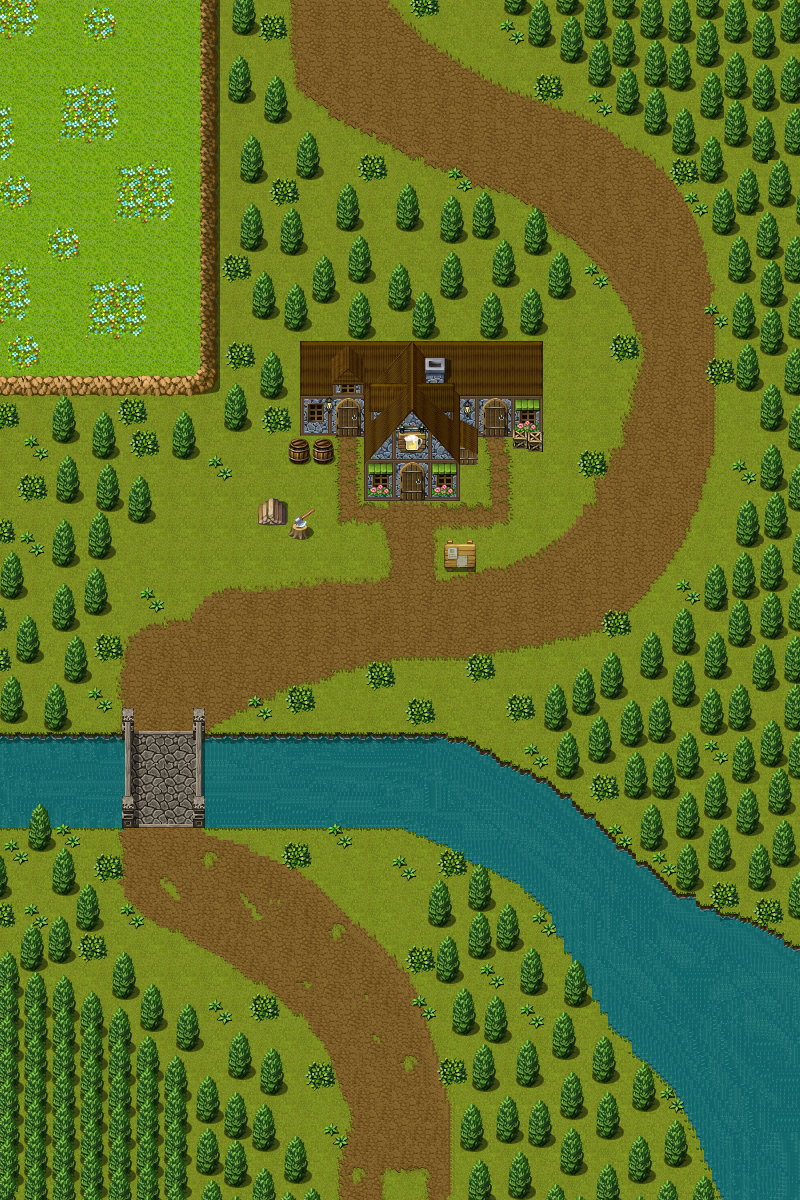

The image is a tile-based game level rendered from a .tmx file. Its description and source (layers, tilesets, objects; grid data summarised) follow:
An orthogonal 200x300 tile map with 4x4 px tiles, 4 tile layers (Ground Floor, Second Elevation, Houses, Trees), 6 tilesets and 129 objects.

<map version="1.0" tiledversion="1.0.3" orientation="orthogonal" renderorder="right-down" width="200" height="300" tilewidth="4" tileheight="4" nextobjectid="148">
 <tileset firstgid="1" source="../Game Tilesets/untitled.tsx" />
 <tileset firstgid="12289" source="../Game Tilesets/untitled1.tsx" />
 <tileset firstgid="28673" source="../Game Tilesets/untitled2.tsx" />
 <tileset firstgid="40961" source="../Game Tilesets/untitled4.tsx" />
 <tileset firstgid="57345" source="../Game Tilesets/untitled3.tsx" />
 <tileset firstgid="69633" source="../Game Tilesets/untitled5.tsx" />
 <layer name="Ground Floor" width="200" height="300">
  <data>[60000 cells, 60000 non-empty, 1644 distinct tile ids]</data>
 </layer>
 <layer name="Second Elevation" width="200" height="300">
  <data>[60000 cells, 758 non-empty, 178 distinct tile ids]</data>
 </layer>
 <layer name="Houses" width="200" height="300">
  <data>[60000 cells, 2920 non-empty, 2599 distinct tile ids]</data>
 </layer>
 <objectgroup name="Area Point 1">
  <object id="1" x="324.5" y="1192" width="139" height="8" />
 </objectgroup>
 <objectgroup name="Area point 2">
  <object id="96" x="288" y="0" width="124" height="12" />
 </objectgroup>
 <objectgroup name="Entrance to Tavern">
  <object id="97" x="400" y="492" width="24" height="8" />
 </objectgroup>
 <objectgroup name="Boundary">
  <object id="2" x="464" y="776" width="336" height="424" />
  <object id="3" x="440" y="1060" width="24" height="24" />
  <object id="4" x="452" y="848" width="12" height="188" />
  <object id="6" x="436" y="840" width="16" height="144" />
  <object id="7" x="408" y="948" width="28" height="20" />
  <object id="8" x="424" y="884" width="12" height="44" />
  <object id="9" x="0" y="728" width="128" height="100" />
  <object id="10" x="196" y="732" width="268" height="92" />
  <object id="11" x="196" y="824" width="268" height="4" />
  <object id="12" x="404" y="828" width="60" height="4" />
  <object id="13" x="416" y="832" width="48" height="8" />
  <object id="14" x="556" y="732" width="24" height="44" />
  <object id="15" x="544" y="684" width="56" height="48" />
  <object id="16" x="572" y="668" width="76" height="16" />
  <object id="17" x="600" y="652" width="64" height="16" />
  <object id="18" x="640" y="632" width="60" height="20" />
  <object id="19" x="672" y="608" width="88" height="24" />
  <object id="20" x="704" y="564" width="64" height="44" />
  <object id="21" x="736" y="500" width="48" height="64" />
  <object id="22" x="760" y="384" width="26.5" height="116" />
  <object id="23" x="736" y="260" width="44" height="132" />
  <object id="24" x="708" y="360" width="28" height="24" />
  <object id="25" x="612" y="340" width="24" height="16" />
  <object id="26" x="580" y="452" width="24" height="20" />
  <object id="27" x="728" y="204" width="8" height="80" />
  <object id="28" x="712" y="156" width="16" height="80" />
  <object id="29" x="672" y="112" width="40" height="68" />
  <object id="30" x="644" y="76" width="28" height="60" />
  <object id="31" x="616" y="52" width="28" height="64" />
  <object id="32" x="588" y="44" width="28" height="40" />
  <object id="33" x="560" y="12" width="28" height="52" />
  <object id="34" x="528" y="0" width="32" height="44" />
  <object id="35" x="504" y="0" width="24" height="16" />
  <object id="36" x="412" y="0" width="92" height="15.5" />
  <object id="37" x="536" y="76" width="24" height="20" />
  <object id="38" x="260" y="-0.5" width="28" height="40.5" />
  <object id="39" x="216.5" y="0" width="39.5" height="36" />
  <object id="40" x="256" y="16" width="4" height="20" />
  <object id="44" x="180" y="0" width="36" height="340" />
  <object id="45" x="360" y="156" width="28" height="24" />
  <object id="48" x="500" y="340" width="44" height="96" />
  <object id="50" x="512" y="436" width="32" height="16" />
  <object id="51" x="0.5" y="340" width="199.5" height="96" />
  <object id="52" x="364" y="436" width="36" height="64" />
  <object id="53" x="424" y="436" width="36" height="64" />
  <object id="54" x="460" y="436" width="20" height="28" />
  <object id="55" x="288" y="436" width="48" height="28" />
  <object id="56" x="444" y="540" width="32" height="32" />
  <object id="57" x="292" y="520" width="20" height="16" />
  <object id="58" x="260" y="500" width="24" height="24" />
  <object id="59" x="172" y="397" width="28" height="63" />
  <object id="60" x="104" y="436" width="44" height="84" />
  <object id="61" x="148" y="436" width="24" height="20" />
  <object id="62" x="84" y="498" width="28" height="118" />
  <object id="63" x="52" y="602" width="32" height="82" />
  <object id="64" x="44" y="602" width="24" height="126" />
  <object id="65" x="84" y="636" width="40" height="24" />
  <object id="66" x="288" y="688" width="28" height="24" />
  <object id="67" x="368" y="664" width="24" height="24" />
  <object id="68" x="408" y="700" width="24" height="24" />
  <object id="69" x="472" y="656" width="20" height="24" />
  <object id="70" x="508" y="696" width="24" height="24" />
  <object id="71" x="604" y="612" width="24" height="24" />
  <object id="72" x="308" y="1064" width="24" height="24" />
  <object id="73" x="252" y="996" width="24" height="24" />
  <object id="74" x="284" y="844" width="24" height="24" />
  <object id="75" x="72.5" y="856" width="47.5" height="30" />
  <object id="76" x="28" y="828" width="28" height="40" />
  <object id="77" x="56" y="848" width="20" height="104" />
  <object id="78" x="80" y="884" width="20" height="108" />
  <object id="79" x="100" y="936" width="8" height="24" />
  <object id="80" x="108" y="952" width="28" height="80" />
  <object id="81" x="136" y="984" width="33" height="80" />
  <object id="82" x="168" y="1004" width="32" height="80" />
  <object id="83" x="228" y="1032" width="24" height="88" />
  <object id="84" x="252" y="1048" width="32" height="151.5" />
  <object id="85" x="200" y="1076" width="28" height="28" />
  <object id="86" x="284" y="1136" width="24" height="64" />
  <object id="87" x="306.5" y="1188" width="17.5" height="12" />
  <object id="98" x="496" y="768" width="36" height="8" />
  <object id="99" x="488" y="764" width="32" height="4" />
  <object id="102" x="480" y="760" width="32" height="4" />
  <object id="103" x="472" y="756" width="28" height="4" />
  <object id="104" x="480" y="752" width="16" height="4" />
  <object id="105" x="480" y="748" width="12" height="4" />
  <object id="106" x="476" y="744" width="4" height="12" />
  <object id="107" x="468" y="740" width="8" height="16" />
  <object id="108" x="464" y="736" width="4" height="32" />
  <object id="109" x="532" y="772" width="4" height="4" />
  <object id="110" x="128" y="796" width="4" height="32" />
  <object id="111" x="192" y="796" width="4" height="32" />
  <object id="112" x="128" y="728" width="4" height="68" />
  <object id="113" x="120" y="708" width="16" height="20" />
  <object id="114" x="192" y="708" width="13" height="24" />
  <object id="115" x="132" y="796" width="4" height="32" />
  <object id="117" x="200" y="340" width="16" height="52" />
  <object id="118" x="228" y="344" width="24" height="24" />
  <object id="119" x="264" y="408" width="24" height="24" />
  <object id="120" x="260" y="384" width="24" height="12" />
  <object id="121" x="224" y="416" width="24" height="12" />
  <object id="122" x="284" y="316" width="24" height="12" />
  <object id="123" x="252" y="304" width="24" height="12" />
  <object id="124" x="348" y="324" width="24" height="12" />
  <object id="125" x="412" y="324" width="24" height="12" />
  <object id="126" x="480" y="324" width="24" height="12" />
  <object id="127" x="520" y="320" width="24" height="12" />
  </objectgroup>
 <layer name="Trees" width="200" height="300">
  <data>[60000 cells, 20036 non-empty, 346 distinct tile ids]</data>
 </layer>
</map>
<!-- 20 of 129 objects omitted -->
